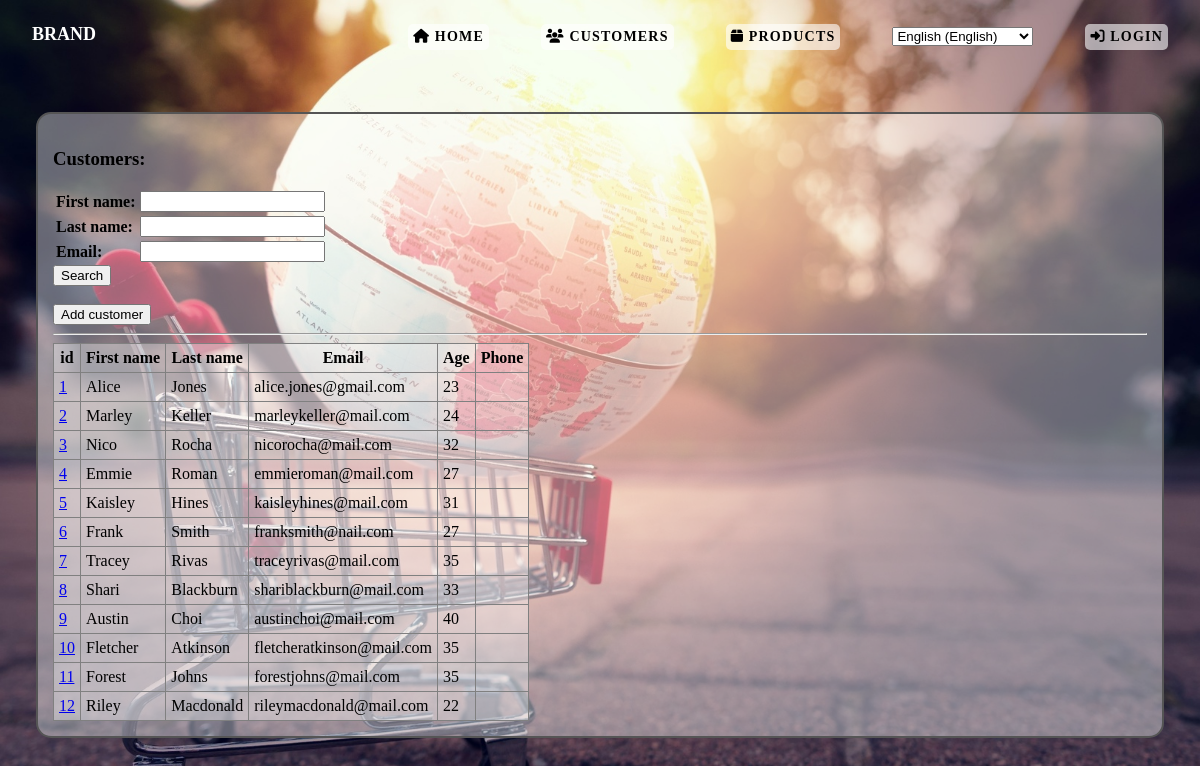
/shopping/customers, run on an earlier commit of the app's database.
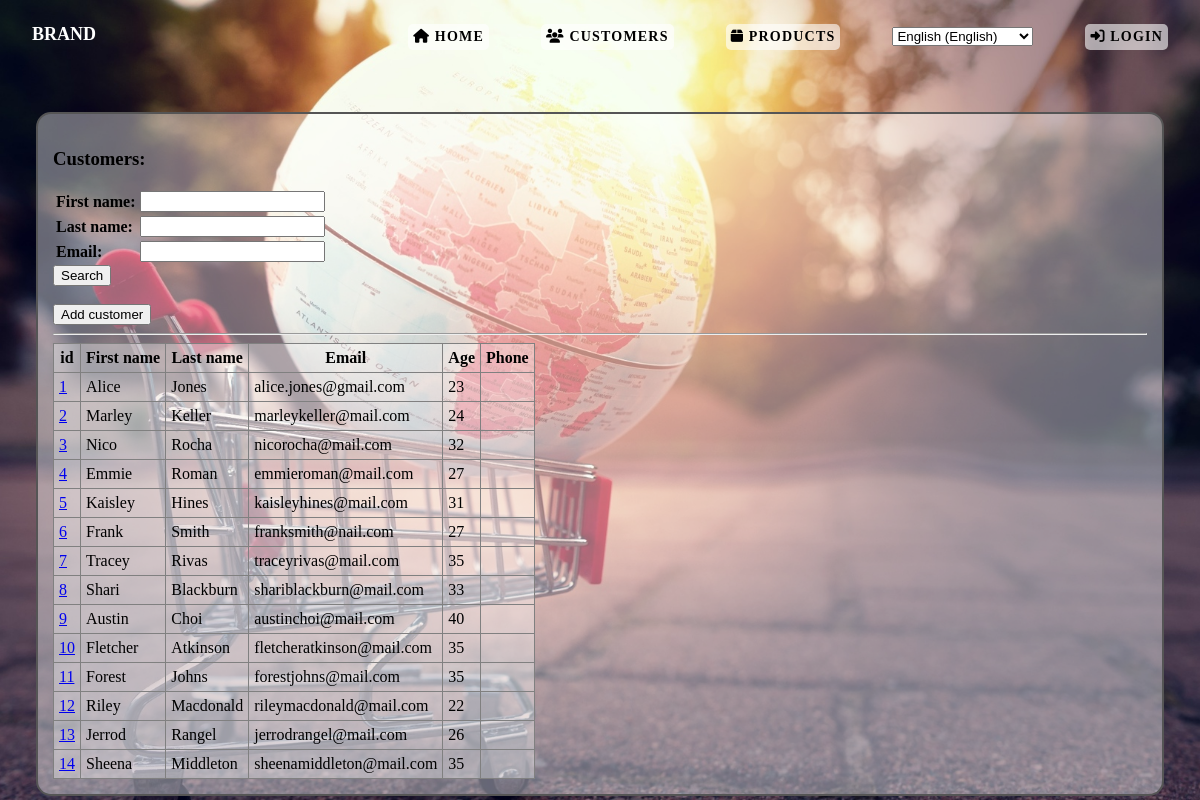
And on a later commit of the database.
### shopping/models.py (models this page shows, shortened)
class Customer(models.Model):
    first_name = models.CharField(max_length=200)
    last_name = models.CharField(max_length=200)
    email = models.EmailField(max_length=200, unique=True)
    age = models.IntegerField(validators=[MinValueValidator(18), MaxValueValidator(100)])
    phone_number = models.CharField(max_length=200, blank=True, null=True)
    user = models.OneToOneField(User, on_delete=models.SET_NULL, null=True, blank=True)

### shopping/views.py (the view, shortened to what this page needs)
# urls.py: path("customers", views.get_customers, name="customer_list"),
def get_customers(request):
    customers = Customer.objects.all()
    form = CustomerForm(request.GET or None)
    context = {
        'form': form,
        'customers': customers
    }
    return render(request, 'shopping/customers.html', context)

### shopping/forms.py
class CustomerForm(forms.Form):
    first_name = forms.CharField(max_length=10, required=True)
    last_name = forms.CharField(max_length=20, required=False)
    email = forms.EmailField(max_length=200, required=False)

### shopping/templates/shopping/customers.html (shortened to what this page needs)
{% load static %}
<!DOCTYPE html>
<html lang="en">
    <head>
        <link rel="stylesheet" type="text/css" href="{% static 'css/master.css' %}">
        <link rel="stylesheet" href="https://cdnjs.cloudflare.com/ajax/libs/font-awesome/6.5.0/css/all.min.css">
    </head>
    <body>
        {% include "shopping/header.html" %}
        <main>
            <h3>Customers:</h3>
            <form method="get">
            <table class="search">
                {{ form.as_table }}
            </table>
                <input type="submit" value="Search">
            </form>
            <br>
            <a href="{% url 'add_customer' %}"><button>Add customer</button></a>
            <hr>
            {% if customers %}
            <table class="customers">
                <tr>
                    <th>id</th>
                    <th>First name</th>
                    <th>Last name</th>
                    <th>Email</th>
                    <th>Age</th>
                    <th>Phone</th>
                </tr>
                {% for customer in customers %}
                    <tr>
                        <td><a href="{% url 'customer_details' customer_id=customer.id %}">{{ customer.id }}</a></td>
                        <td>{{ customer.first_name }}</td>
                        <td>{{ customer.last_name }}</td>
                        <td>{{ customer.email }}</td>
                        <td>{{ customer.age }}</td>
                        <td>{{ customer.phone }}</td>
                    </tr>
                {% endfor %}
            </table>
            {% else %}
            <p>No customer.</p>
            {% endif %}
    </body>
</html>

What changed in the data, as far as the page shows it:
added Customer: id "13", first_name "Jerrod", last_name "Rangel", email "jerrodrangel@mail.com", age "26"
added Customer: id "14", first_name "Sheena", last_name "Middleton", email "sheenamiddleton@mail.com", age "35"
